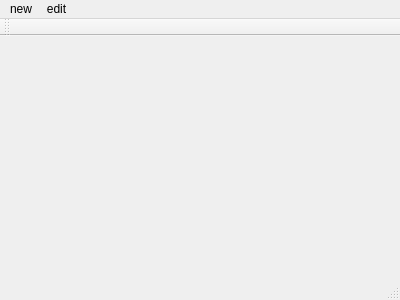
<?xml version="1.0" encoding="UTF-8"?>
<ui version="4.0">
 <class>MainWindow</class>
 <widget class="QMainWindow" name="MainWindow">
  <property name="geometry">
   <rect>
    <x>0</x>
    <y>0</y>
    <width>400</width>
    <height>300</height>
   </rect>
  </property>
  <property name="windowTitle">
   <string>MainWindow</string>
  </property>
  <widget class="QWidget" name="centralWidget"/>
  <widget class="QMenuBar" name="menuBar">
   <property name="geometry">
    <rect>
     <x>0</x>
     <y>0</y>
     <width>400</width>
     <height>26</height>
    </rect>
   </property>
   <widget class="QMenu" name="menunew">
    <property name="title">
     <string>new</string>
    </property>
    <addaction name="actionfilw"/>
    <addaction name="actionnew"/>
    <addaction name="actionthis"/>
   </widget>
   <widget class="QMenu" name="menuedit">
    <property name="title">
     <string>edit</string>
    </property>
   </widget>
   <addaction name="menunew"/>
   <addaction name="menuedit"/>
  </widget>
  <widget class="QToolBar" name="mainToolBar">
   <attribute name="toolBarArea">
    <enum>TopToolBarArea</enum>
   </attribute>
   <attribute name="toolBarBreak">
    <bool>false</bool>
   </attribute>
  </widget>
  <widget class="QStatusBar" name="statusBar"/>
  <action name="actionfilw">
   <property name="text">
    <string>file</string>
   </property>
  </action>
  <action name="actionnew">
   <property name="text">
    <string>new</string>
   </property>
  </action>
  <action name="actionthis">
   <property name="text">
    <string>this</string>
   </property>
  </action>
 </widget>
 <layoutdefault spacing="6" margin="11"/>
 <resources/>
 <connections/>
</ui>
